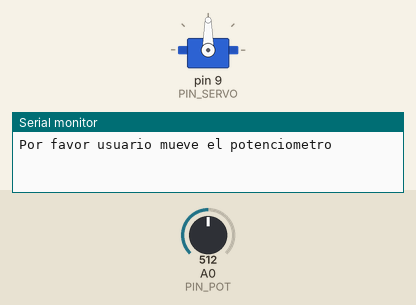
Recording of a sketch running on a simulated Arduino Uno, built with avr-gcc and run on an emulated ATmega328P. On the bench: servo, the last lines printed to the serial monitor. The inputs (shaded band) are chosen by the test bench; at power-on: A0 (PIN_POT) = 512.

Above: at 1.2 s.
1.3 s: A0 (PIN_POT) set to 716
At 1.6 s:
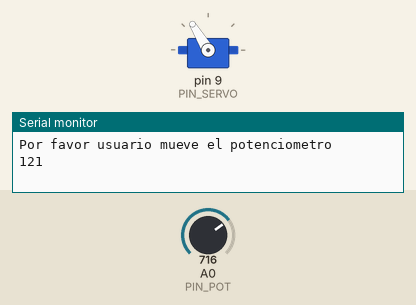
2.8 s: A0 (PIN_POT) set to 900
At 3.9 s:
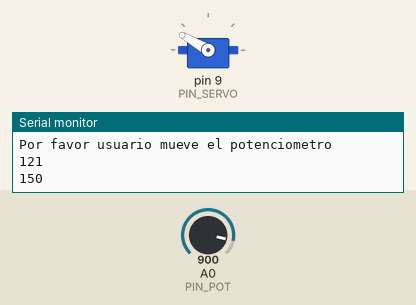
4.3 s: A0 (PIN_POT) set to 1023
At 5.1 s:
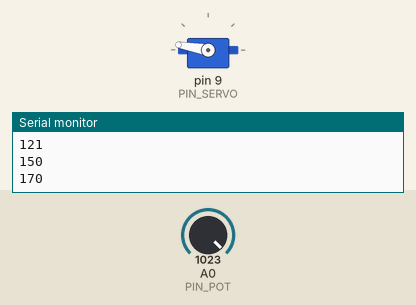
5.8 s: A0 (PIN_POT) set to 306
At 6.2 s:
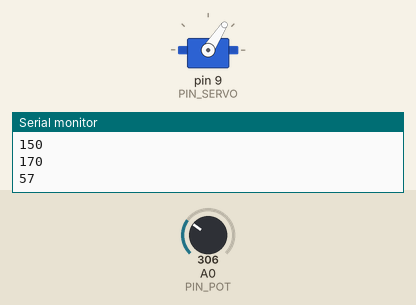
7.3 s: A0 (PIN_POT) set to 122
At 8.5 s:
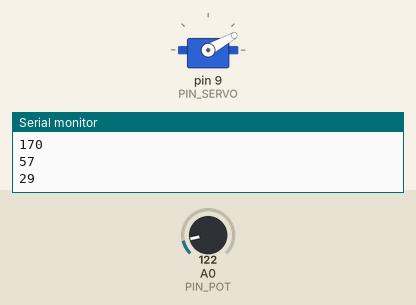
8.8 s: A0 (PIN_POT) set to 0
At 9.7 s:
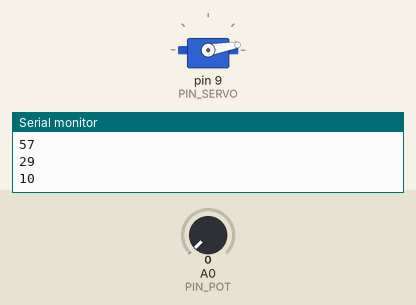
Timing chart, 0 to 11.3 s (numbered marks = the images above; inputs shaded):
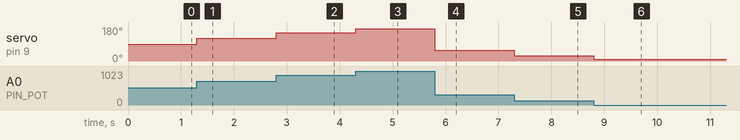

Measured:
- after the input at 1.3 s, servo on pin 9 (PIN_SERVO): 90° → 121° at once
- after the input at 2.8 s, servo on pin 9 (PIN_SERVO): 121° → 150° at once
- after the input at 4.3 s, servo on pin 9 (PIN_SERVO): 150° → 170° at once
- after the input at 5.8 s, servo on pin 9 (PIN_SERVO): 170° → 57° at once
- after the input at 7.3 s, servo on pin 9 (PIN_SERVO): 57° → 29° at once
- after the input at 8.8 s, servo on pin 9 (PIN_SERVO): 29° → 10° at once

The sketch:

Ejercicio04-David.ino
```cpp
#include <Servo.h>
//Mover el servo entre las posiciones de 10º a 170º en función del valor leído
//en el potenciómetro.

//Puerto del servo
#define PIN_SERVO 9
//Puerto del potenciometro
#define PIN_POT A0
int estadoInicial=0;
int estadoActual=0;
Servo miservo;

void setup() {
  Serial.begin(9600);
  Serial.println("Por favor usuario mueve el potenciometro");
  miservo.attach(PIN_SERVO);
  estadoInicial = analogRead(PIN_POT);
}

void loop() {
  estadoActual = analogRead(PIN_POT);
  //leo y guardo el valor registrado por el pin del potenciometro
  if (estadoInicial != estadoActual) {
    int val = analogRead(PIN_POT);
    //Guardo los valores (valor recogiso por el potenciometro, valor min, valor max, 10 grados, 170 grados)
    val = map(val, 0, 1023, 10, 170);
    //mueve el servo
    miservo.write(val);
    Serial.println(val);
    delay(15);
  }
  estadoInicial = estadoActual;
}
```
